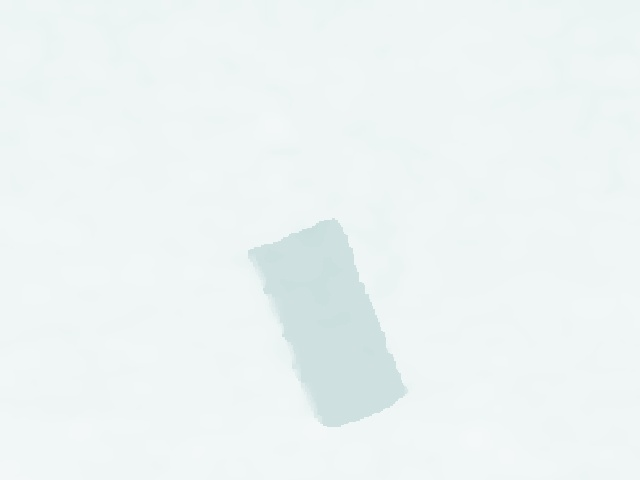
#> input picture data_expend/origin_img/img/blackbox/blackbox_15.jpg, 640 x 480 px, given in place of _1.jpg, which was not available
$ python img_normalize.py
#> lines starting #> are read from the running program, lines starting #| are printed output that depends on the picture
import os
import numpy as np
import matplotlib.pyplot as plt
import csv
import sys
sys.path.insert(1, "/home/allen/.local/lib/python3.5/site-packages/")
sys.path.insert(0, '/opt/installer/open_cv/cv_bridge/lib/python3/dist-packages/')

import cv2
from cv_bridge import CvBridge, CvBridgeError
import numpy as np
import pandas as pd
import random as rand
import datetime
import argparse

category = ''
photo_path = '/home/allen/dl_grasp/src/data_expend/origin_img/img/'+category+'/'
def main():
    print(photo_path)
    dirs = os.listdir(photo_path)
    img_num = len(dirs)

    for i in range(img_num):
        path_tmp = photo_path+category+'_'+str(i+1)+'.jpg'
        #path_check = photo_path+'check_'+category+'_'+str(i+1)+'.jpg'
        img_tmp = cv2.imread(path_tmp,3)
#> img_tmp is the input picture: shape (480, 640, 3); mean B, G, R 244.2, 244.3, 237.4
        #cv2.imshow('result_origin_img',img_tmp)
        h,w = img_tmp.shape[:2]
#> h = 480; w = 640
        for j in range(h):
            for k in range(w):
                img_tmp[j][k]=img_tmp[j][k]+22
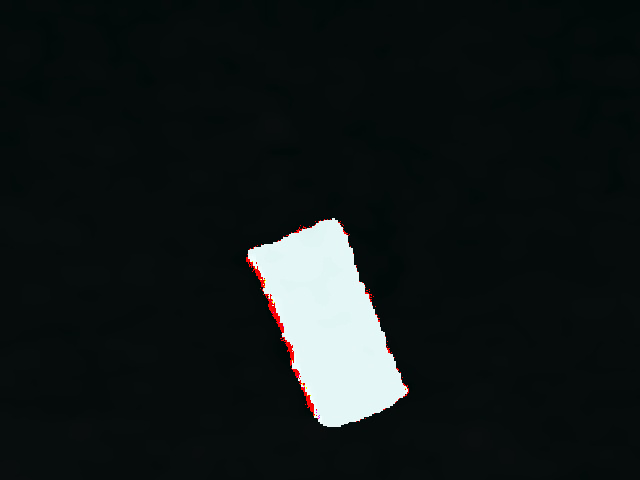
#> img_tmp: shape (480, 640, 3); mean B, G, R 25.4, 25.5, 19.1
        #cv2.imshow('result_gray_img',img_tmp)
        bgr_depth = cv2.cvtColor(img_tmp, cv2.COLOR_BGR2GRAY)
        # cv2.imshow('result_gbgr_img',bgr_depth)
        # cv2.waitKey(0)
        cv2.imwrite(path_tmp,img_tmp)
        print('complete :',i+1)
#> pass 2 of the loop in main, `for i in range(img_num):`:
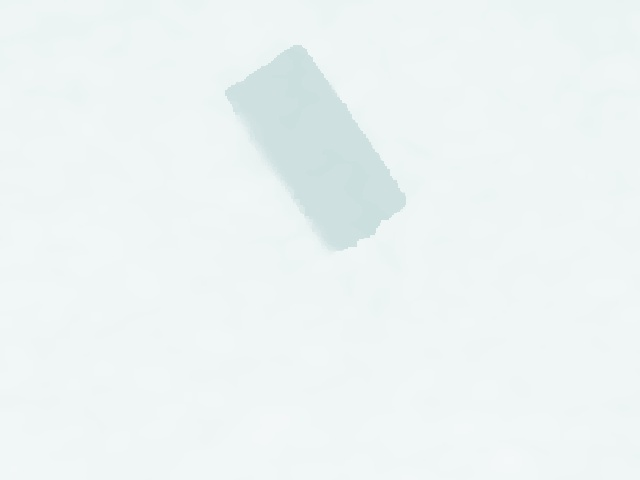
#> input picture data_expend/origin_img/img/blackbox/blackbox_18.jpg, 640 x 480 px, given in place of _2.jpg, which was not available
#> in main, img_tmp is the input picture: shape (480, 640, 3); mean B, G, R 244.2, 244.3, 237.3
#> after the loop in main, `for j in range(h):`:
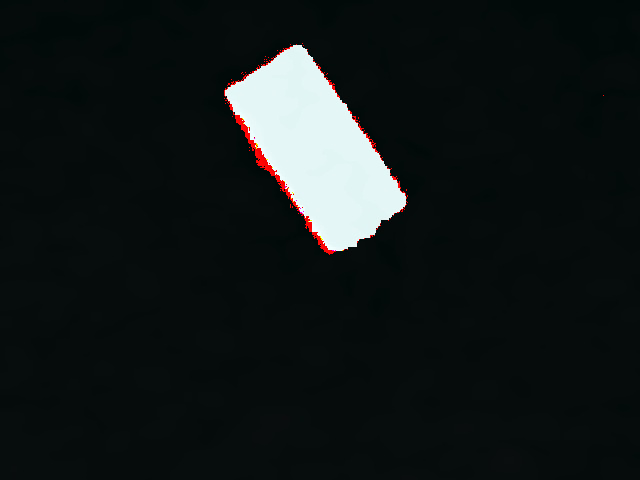
#> img_tmp: shape (480, 640, 3); mean B, G, R 25.7, 25.8, 19.9

if __name__ == "__main__":
    main()
